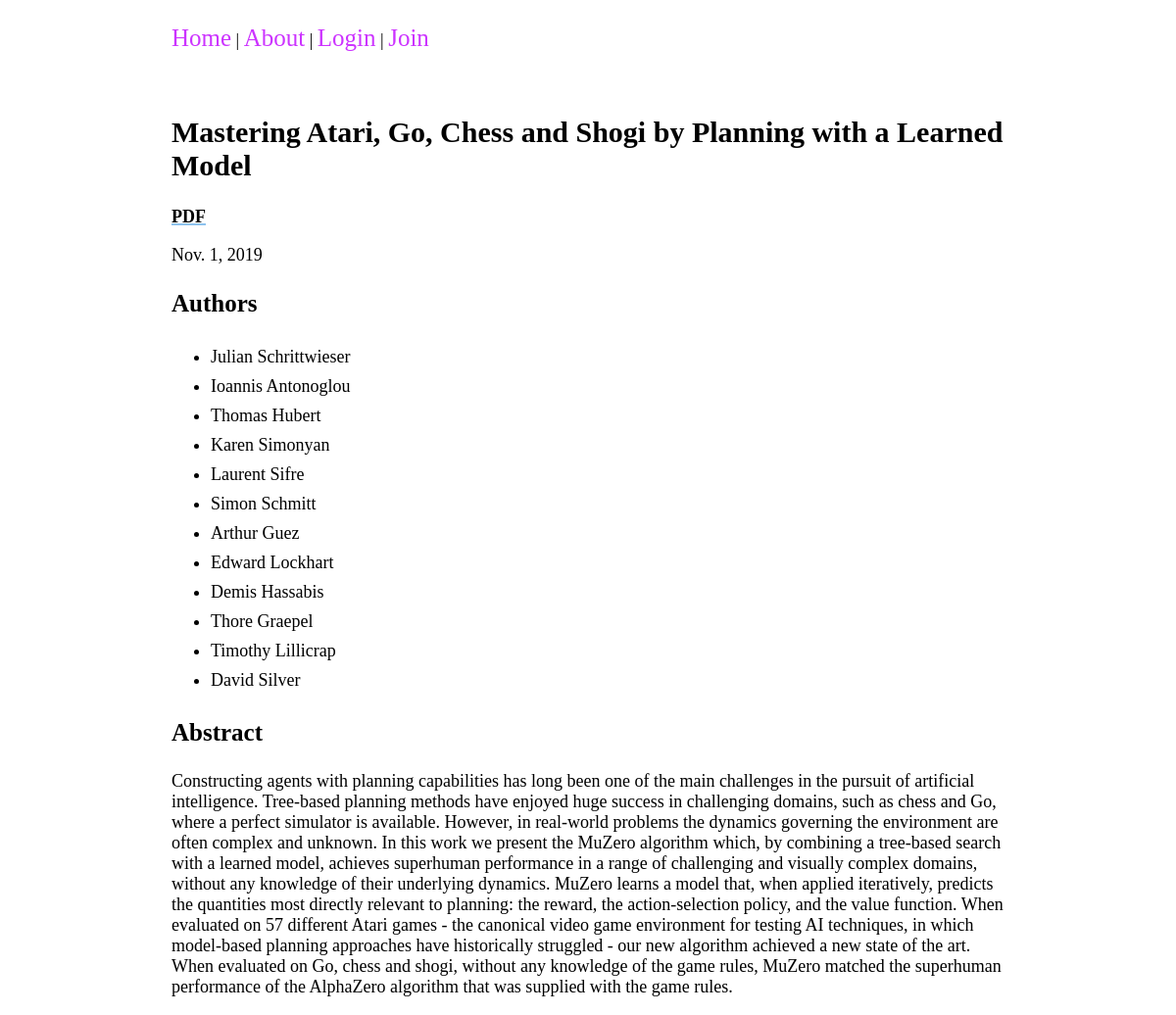
/papers/3/, run on the app's committed database.
### papers/models.py (models this page shows, shortened)
class Paper(models.Model):
    url = models.URLField(max_length=50)
    pdf_url = models.URLField(max_length=50)
    arxiv_id = models.CharField(max_length=20)
    title = models.CharField(max_length=500)
    authors = models.ManyToManyField('Author', through='AuthorPaper')
    abstract = models.CharField(max_length=1000)
    key_words = models.ManyToManyField('KeyWord', through='KeyWordPaper')
    published = models.DateField()

class Author(models.Model):
    name = models.CharField(max_length=50)
    papers = models.ManyToManyField('Paper', through='AuthorPaper')
    def  __str__(self):
        return self.name

### papers/views.py (the view)
# urls.py: path('<int:pk>/', views.PaperDetailView.as_view(), name='paper-detail'),
class PaperDetailView(DetailView):
    model = Paper
    def get_context_data(self, **kwargs):
        ctx = super().get_context_data(**kwargs)
        return ctx

### papers/templates/papers/paper_detail.html (shortened to what this page needs)
{% extends 'base.html' %}
{% block content %}
<h2>{{ paper.title }}</h2>
<b><a href="{{ paper.pdf_url }}">PDF</a></b>
<p>{{ paper.published }}</p>
<h3>Authors</h3>
  <ul>
    {% for author in paper.authors.all %}
    <li>{{ author }}</li>
    {% endfor %}
  </ul>
  <h3>Abstract</h3>
<p>{{ paper.abstract }}</p>
  {% endblock %}

### static/styles.css (style rules this page uses)
:root { font-size: 62.5%; --c-cream: #FFFDD0; --c-lightgrey: #CCCCFF; --c-lightgreen: #DCFAE1; --c-green: #91F7A4; --c-grey: #CCCCCC; --c-purple: #CC33FF; --c-lightblue: #8dc2ee; --bg-color: skyblue; --c-link: var(--c-lightblue); --c-navBar-a: var(--c-purple); --c-main-text: black; }
body { font-size: 1.8rem; }
h2 { font-size: 3rem; }
h3 { font-size: 2.5rem; }
a { color: var(--main-text); text-decoration: underline var(--c-link) 2px; }
li { line-height: 3rem; }

### data on the page
Paper: title "Mastering Atari, Go, Chess and Shogi by Planning with a Learned Model", published "Nov. 1, 2019", abstract "Constructing agents with planning capabilities has long been one of the main challenges in the pursuit of artificial intelligence. Tree-based planning methods have enjoyed huge success in challenging domains, such as chess and Go, where a perfect simulator is available. However, in real-world problems the dynamics governing the environment are often complex and unknown. In this work we present the MuZero algorithm which, by combining a tree-based search with a learned model, achieves superhuman performance in a range of challenging and visually complex domains, without any knowledge of their underlying dynamics. MuZero learns a model that, when applied iteratively, predicts the quantities…"
Author: name "Julian Schrittwieser"
Author: name "Ioannis Antonoglou"
Author: name "Thomas Hubert"
Author: name "Karen Simonyan"
Author: name "Laurent Sifre"
Author: name "Simon Schmitt"
Author: name "Arthur Guez"
Author: name "Edward Lockhart"
Author: name "Demis Hassabis"
Author: name "Thore Graepel"
Author: name "Timothy Lillicrap"
Author: name "David Silver"
